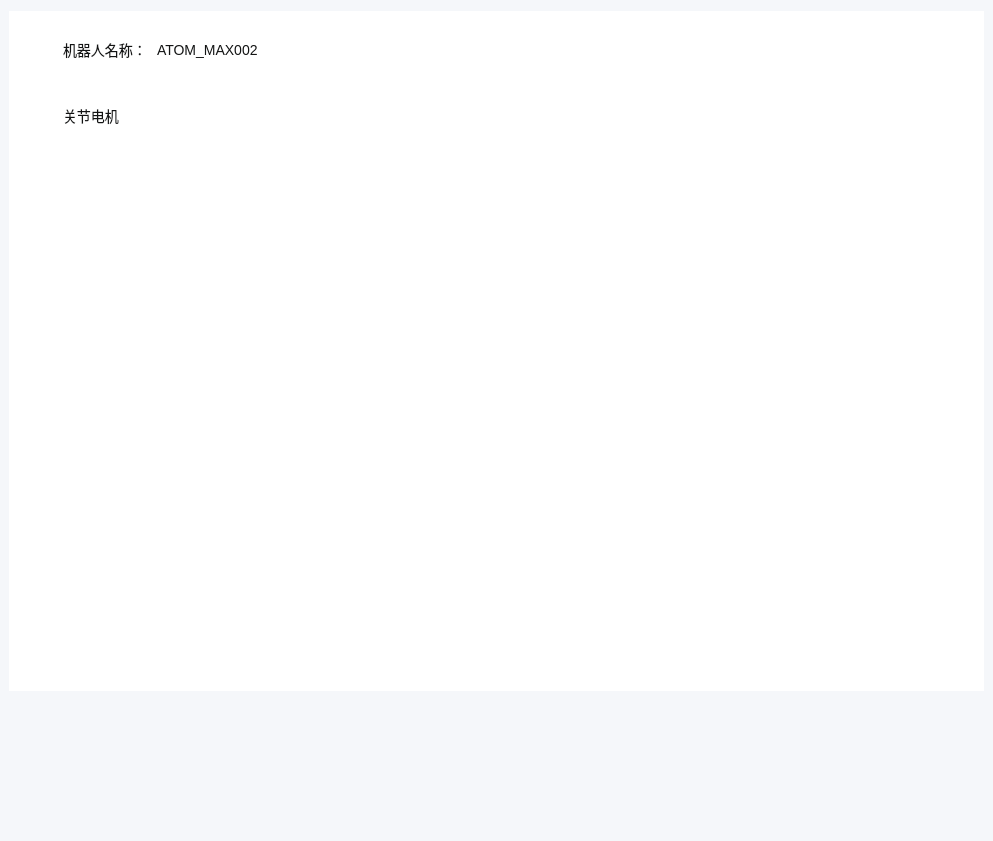
<?xml version="1.0" encoding="UTF-8"?>
<ui version="4.0">
 <class>FormDeviceInfo</class>
 <widget class="QWidget" name="FormDeviceInfo">
  <property name="geometry">
   <rect>
    <x>0</x>
    <y>0</y>
    <width>993</width>
    <height>841</height>
   </rect>
  </property>
  <property name="windowTitle">
   <string>Form</string>
  </property>
  <property name="styleSheet">
   <string notr="true">background: rgb(245,247,250);</string>
  </property>
  <layout class="QVBoxLayout" name="verticalLayout_3">
   <property name="leftMargin">
    <number>9</number>
   </property>
   <property name="rightMargin">
    <number>9</number>
   </property>
   <item>
    <widget class="QWidget" name="widget" native="true">
     <property name="styleSheet">
      <string notr="true">background-color: rgb(255, 255, 255);</string>
     </property>
     <layout class="QVBoxLayout" name="verticalLayout_2">
      <property name="leftMargin">
       <number>35</number>
      </property>
      <property name="rightMargin">
       <number>35</number>
      </property>
      <item>
       <layout class="QHBoxLayout" name="horizontalLayout">
        <item>
         <widget class="QLabel" name="label">
          <property name="sizePolicy">
           <sizepolicy hsizetype="Preferred" vsizetype="Fixed">
            <horstretch>0</horstretch>
            <verstretch>0</verstretch>
           </sizepolicy>
          </property>
          <property name="minimumSize">
           <size>
            <width>0</width>
            <height>60</height>
           </size>
          </property>
          <property name="maximumSize">
           <size>
            <width>16777215</width>
            <height>60</height>
           </size>
          </property>
          <property name="styleSheet">
           <string notr="true">opacity: 1;
font-size: 14px;
font-weight: normal;
line-height: 24px;
color: #131414;
background-image: url(:/res/image/info.png);
background-repeat: no-repeat;
background-position: left center;
text-align: left;
padding-left: 16px;</string>
          </property>
          <property name="text">
           <string>机器人名称：</string>
          </property>
         </widget>
        </item>
        <item>
         <widget class="QLabel" name="labelRobotName">
          <property name="sizePolicy">
           <sizepolicy hsizetype="Expanding" vsizetype="Fixed">
            <horstretch>0</horstretch>
            <verstretch>0</verstretch>
           </sizepolicy>
          </property>
          <property name="minimumSize">
           <size>
            <width>0</width>
            <height>60</height>
           </size>
          </property>
          <property name="maximumSize">
           <size>
            <width>16777215</width>
            <height>60</height>
           </size>
          </property>
          <property name="styleSheet">
           <string notr="true">opacity: 1;
font-size: 14px;
font-weight: normal;
line-height: 24px;
color: #131414;
text-align: left;</string>
          </property>
          <property name="text">
           <string>ATOM_MAX002</string>
          </property>
         </widget>
        </item>
       </layout>
      </item>
      <item>
       <widget class="QLabel" name="label_10">
        <property name="sizePolicy">
         <sizepolicy hsizetype="Preferred" vsizetype="Fixed">
          <horstretch>0</horstretch>
          <verstretch>0</verstretch>
         </sizepolicy>
        </property>
        <property name="minimumSize">
         <size>
          <width>0</width>
          <height>60</height>
         </size>
        </property>
        <property name="maximumSize">
         <size>
          <width>16777215</width>
          <height>60</height>
         </size>
        </property>
        <property name="styleSheet">
         <string notr="true">opacity: 1;
font-size: 14px;
font-weight: normal;
line-height: 24px;
color: #131414;
background-image: url(:/res/image/info.png);
background-repeat: no-repeat;
background-position: left center;
text-align: left;
padding-left: 16px;</string>
        </property>
        <property name="text">
         <string>关节电机</string>
        </property>
       </widget>
      </item>
      <item alignment="Qt::AlignHCenter">
       <widget class="QStackedWidget" name="stackedWidget">
        <property name="sizePolicy">
         <sizepolicy hsizetype="Fixed" vsizetype="Fixed">
          <horstretch>0</horstretch>
          <verstretch>0</verstretch>
         </sizepolicy>
        </property>
        <property name="minimumSize">
         <size>
          <width>880</width>
          <height>530</height>
         </size>
        </property>
        <property name="currentIndex">
         <number>0</number>
        </property>
        <widget class="DeviceInfoWidgetUnknown" name="pageUnknown"/>
        <widget class="DeviceInfoWidgetAtomMax" name="pageAtomMax">
         <property name="styleSheet">
          <string notr="true"/>
         </property>
        </widget>
        <widget class="DeviceInfoWidgetAtomW" name="pageAtomW"/>
       </widget>
      </item>
     </layout>
    </widget>
   </item>
   <item>
    <spacer name="verticalSpacer">
     <property name="orientation">
      <enum>Qt::Vertical</enum>
     </property>
     <property name="sizeHint" stdset="0">
      <size>
       <width>20</width>
       <height>40</height>
      </size>
     </property>
    </spacer>
   </item>
  </layout>
 </widget>
 <customwidgets>
  <customwidget>
   <class>DeviceInfoWidgetAtomMax</class>
   <extends>QWidget</extends>
   <header>DeviceInfoWidget/DeviceInfoWidgetAtomMax.h</header>
   <container>1</container>
  </customwidget>
  <customwidget>
   <class>DeviceInfoWidgetUnknown</class>
   <extends>QWidget</extends>
   <header>DeviceInfoWidget/DeviceInfoWidgetUnknown.h</header>
   <container>1</container>
  </customwidget>
  <customwidget>
   <class>DeviceInfoWidgetAtomW</class>
   <extends>QWidget</extends>
   <header>DeviceInfoWidget/DeviceInfoWidgetAtomW.h</header>
   <container>1</container>
  </customwidget>
 </customwidgets>
 <resources/>
 <connections/>
</ui>
